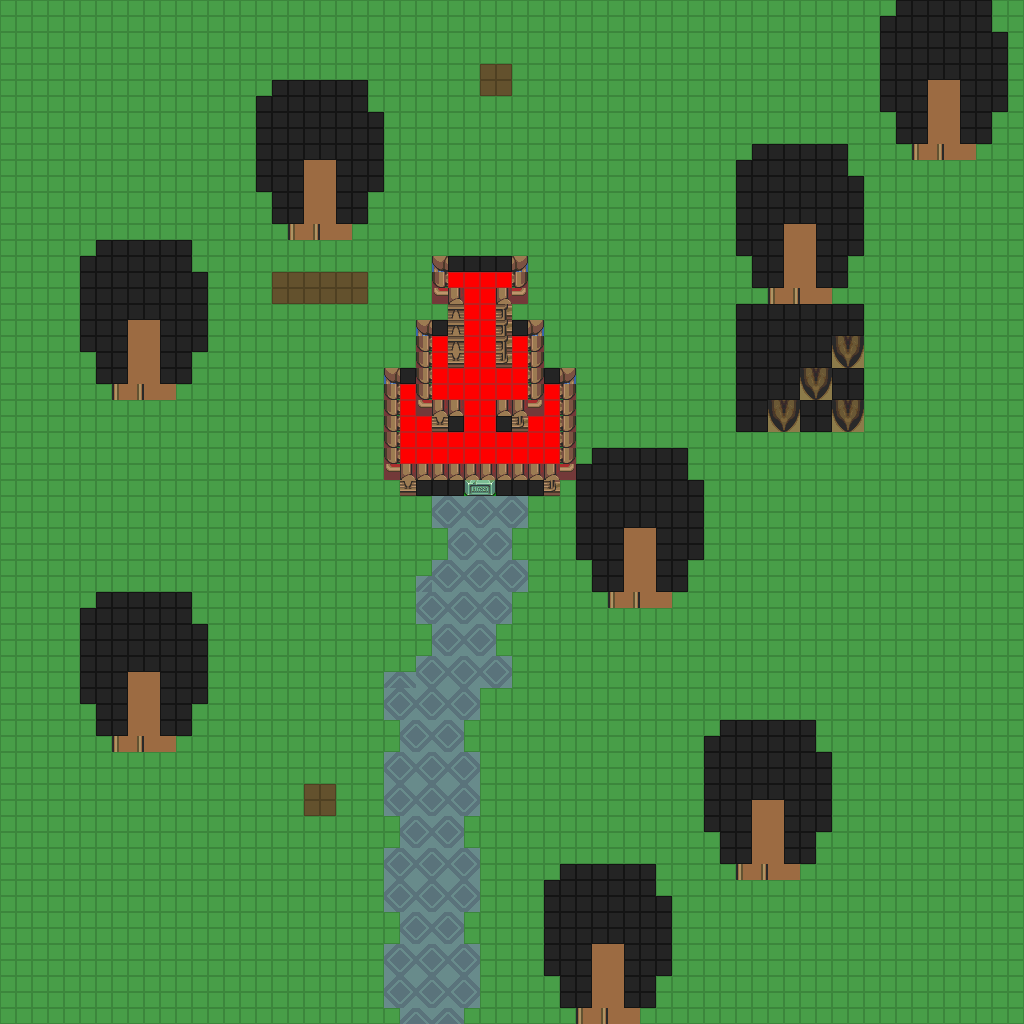

A 2D game scene composited from a Tiled map and its tileset images. What follows is a short description and the map's XML, with each tile layer's data collapsed to a summary:
An orthogonal 64x64 tile map with 16x16 px tiles, 1 tile layer (base), 2 hidden layers not drawn and 5 objects.

<map version="1.10" tiledversion="1.12.1" orientation="orthogonal" renderorder="right-down" width="64" height="64" tilewidth="16" tileheight="16" infinite="0" nextlayerid="4" nextobjectid="6">
 <tileset firstgid="1" source="../classiciphone_pics4.tsx" />
 <layer id="1" name="base" width="64" height="64">
  <data>[4096 cells, 4096 non-empty, 116 distinct tile ids]</data>
 </layer>
 <layer id="2" name="collision" width="64" height="64" visible="0">
  <properties><property name="collision" value="true" /></properties>
  <data>[4096 cells, 598 non-empty, 1 distinct tile ids]</data>
 </layer>
 <layer id="3" name="lava" width="64" height="64" visible="0">
  <properties><property name="terrain" value="lava" /></properties>
  <data>[4096 cells, 62 non-empty, 1 distinct tile ids]</data>
 </layer>
 <objectgroup id="4" name="npcs">
  <object id="1" x="256.0" y="384.0" width="16" height="16">
   <properties>
    <property name="gani" value="classic_hellthorne.png" />
    <property name="script" type="string">-- Auto-converted from GraalScript
-- // NPC made by Cappa (LAT)
-- if (created) {
end
-- if (playertouchsme) {
end</property>
   </properties>
  </object>
  <object id="2" x="784.0" y="576.0" width="16" height="16">
   <properties>
    <property name="gani" value="classic_hellthorne.png" />
    <property name="script" type="string">-- Auto-converted from GraalScript
-- // NPC made by Cappa (LAT)
-- if (created) {
end
-- if (playertouchsme) {
end</property>
   </properties>
  </object>
  <object id="3" x="464.0" y="624.0" width="16" height="16">
   <properties>
    <property name="gani" value="classic_hellthorne.png" />
    <property name="script" type="string">-- Auto-converted from GraalScript
-- // NPC made by Cappa (LAT)
-- if (created) {
end
-- if (playertouchsme) {
end</property>
   </properties>
  </object>
  <object id="4" x="576.0" y="176.0" width="16" height="16">
   <properties>
    <property name="gani" value="classic_hellthorne.png" />
    <property name="script" type="string">-- Auto-converted from GraalScript
-- // NPC made by Cappa (LAT)
-- if (created) {
end
-- if (playertouchsme) {
end</property>
   </properties>
  </object>
  <object id="5" x="176.0" y="112.0" width="16" height="16">
   <properties>
    <property name="gani" value="classic_hellthorne.png" />
    <property name="script" type="string">-- Auto-converted from GraalScript
-- // NPC made by Cappa (LAT)
-- if (created) {
end
-- if (playertouchsme) {
end</property>
   </properties>
  </object>
 </objectgroup>
</map>
